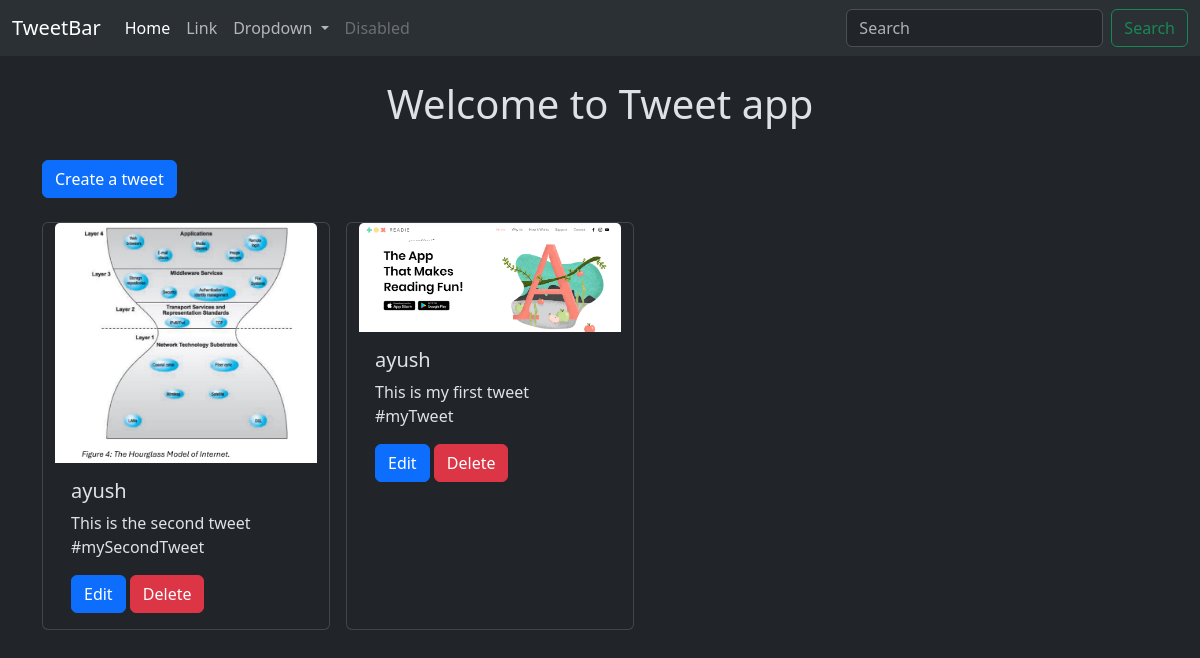
The page /tweet/ (signed in) on the database as committed earlier.
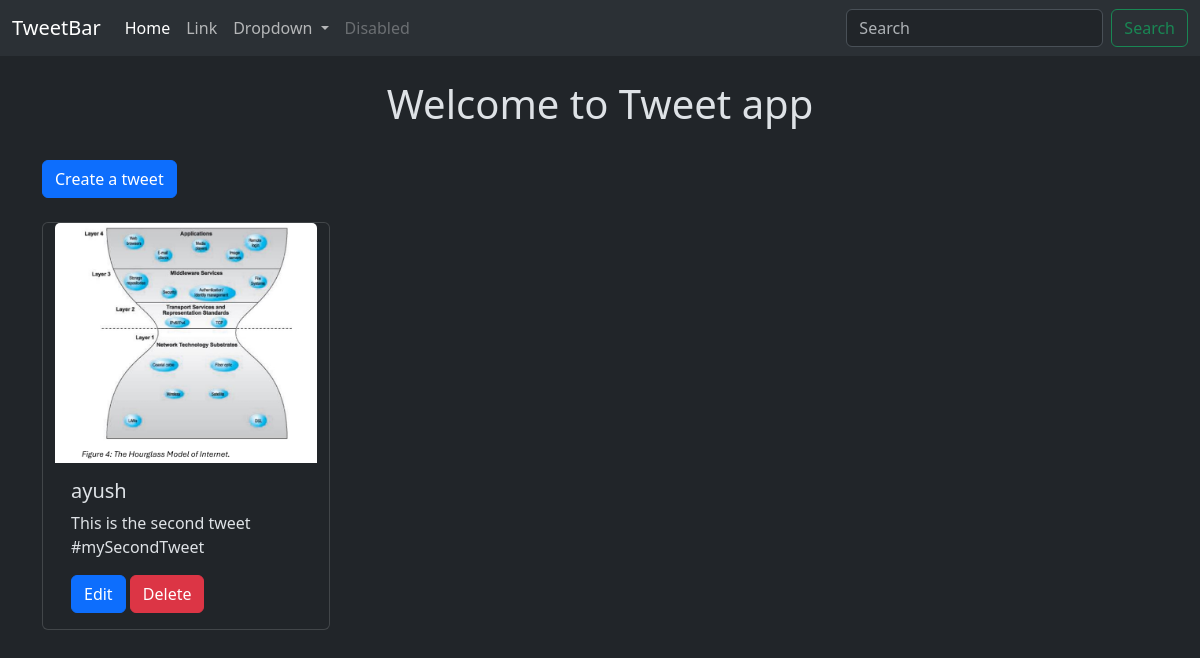
The same page on the database as committed later.
### tweet/models.py (models this page shows)
class Tweet(models.Model):
    user=models.ForeignKey(User,on_delete=models.CASCADE)
    text=models.TextField(max_length=300)
    photo=models.ImageField(upload_to='photos/', blank=True, null=True)
    created_at=models.DateTimeField(auto_now_add=True)
    updated_at=models.DateTimeField(auto_now=True)

### tweet/views.py (the view)
# urls.py: path('', views.tweet_list,name='tweet_list'),
def tweet_list(request):
    tweets=Tweet.objects.all().order_by('-created_at')
    return render(request, 'tweet_list.html', {'tweets': tweets})

### tweet/templates/tweet_list.html (shortened to what this page needs)
{%extends 'layout.html'%}
{% block content %}
<h1 class="text-center mt-4">Welcome to Tweet app</h1>
<a class="btn btn-primary mt-4" href={%url 'tweet_create' %}>Create a tweet</a>
<div class ='container row gap-3 mt-4'>
{% for tweet in tweets%}
<div class="card" style="width: 18rem;">
  <img src="{{tweet.photo.url}}" class="card-img-top" alt="...">
  <div class="card-body">
    <h5 class="card-title">{{tweet.user.username}}</h5>
    <p class="card-text">{{tweet.text}}</p>
    {% if tweet.user  == user %}
    <a href="{%url 'tweet_edit' tweet.id%}" class="btn btn-primary">Edit</a>
    <a href="{%url 'tweet_delete' tweet.id%}" class="btn btn-danger">Delete</a>
    {%endif%}
  </div>
</div>
{% endfor %}
</div>
{% endblock content %}

Rows that differ between the two databases and show on the page:
removed Tweet: photo (picture), user.username "ayush", text "This is my first tweet #myTweet", shows "Edit"
